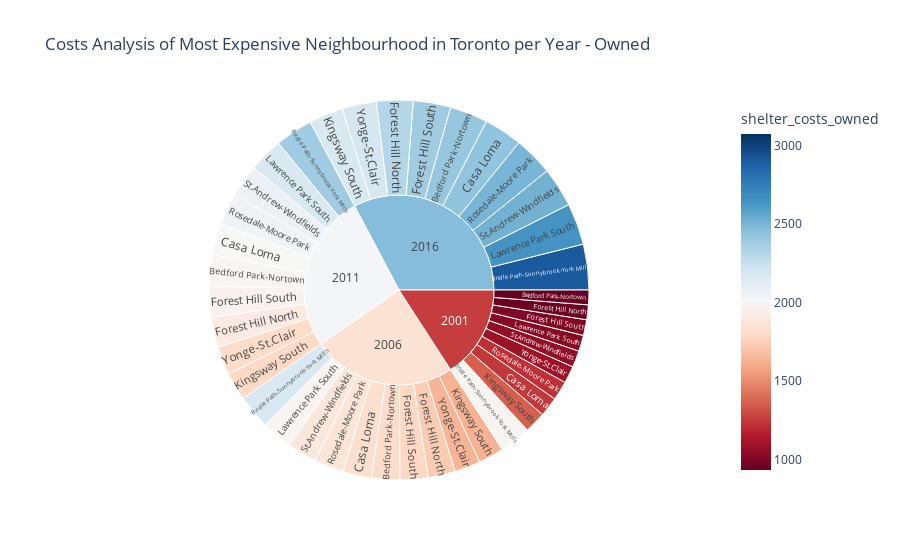

Notebook code for this chart:
### Code cell
sunburts_cost_analysis()

### Figure 1 — Plotly figure (JSON) as saved in the notebook; plotly's stock layout.template omitted (floating-point values rounded to 4 significant figures)
{"data": [{"branchvalues": "total", "customdata": [[933, 933], [1808, 1808], [1988, 1988], [2418, 2418], [1983, 1983], [2170, 2170], [2387, 2387], [2903, 2903], [1241, 1241], [1819, 1819], [2001, 2001], [2434, 2434], [940, 940], [1731, 1731], [1904, 1904], [2316, 2316], [1001, 1001], [1781, 1781], [1959, 1959], [2383, 2383], [1362, 1362], [1625, 1625], [1787, 1787], [2173, 2173], [1021, 1021], [1977, 1977], [2174, 2174], [2644, 2644], [1219, 1219], [1868, 1868], [2054, 2054], [2498, 2498], [1055, 1055], [1881, 1881], [2069, 2069], [2516, 2516], [1091, 1091], [1638, 1638], [1802, 1802], [2192, 2192], [1259.0, 1259.0], [1843.0, 1843.0], [2027.0, 2027.0], [2465.0, 2465.0]], "domain": {"x": [0, 1], "y": [0, 1]}, "hovertemplate": "labels=%{label}<br>shelter_costs_owned_sum=%{value}<br>parent=%{parent}<br>id=%{id}<br>shelter_costs_owned=%{color}<extra></extra>", "ids": ["2001/Bedford Park-Nortown", "2006/Bedford Park-Nortown", "2011/Bedford Park-Nortown", "2016/Bedford Park-Nortown", "2001/Bridle Path-Sunnybrook-York Mills", "2006/Bridle Path-Sunnybrook-York Mills", "2011/Bridle Path-Sunnybrook-York Mills", "2016/Bridle Path-Sunnybrook-York Mills", "2001/Casa Loma", "2006/Casa Loma", "2011/Casa Loma", "2016/Casa Loma", "2001/Forest Hill North", "2006/Forest Hill North", "2011/Forest Hill North", "2016/Forest Hill North", "2001/Forest Hill South", "2006/Forest Hill South", "2011/Forest Hill South", "2016/Forest Hill South", "2001/Kingsway South", "2006/Kingsway South", "2011/Kingsway South", "2016/Kingsway South", "2001/Lawrence Park South", "2006/Lawrence Park South", "2011/Lawrence Park South", "2016/Lawrence Park South", "2001/Rosedale-Moore Park", "2006/Rosedale-Moore Park", "2011/Rosedale-Moore Park", "2016/Rosedale-Moore Park", "2001/St.Andrew-Windfields", "2006/St.Andrew-Windfields", "2011/St.Andrew-Windfields", "2016/St.Andrew-Windfields", "2001/Yonge-St.Clair", "2006/Yonge-St.Clair", "2011/Yonge-St.Clair", "2016/Yonge-St.Clair", "2001", "2006", "2011", "2016"], "labels": ["Bedford Park-Nortown", "Bedford Park-Nortown", "Bedford Park-Nortown", "Bedford Park-Nortown", "Bridle Path-Sunnybrook-York Mills", "Bridle Path-Sunnybrook-York Mills", "Bridle Path-Sunnybrook-York Mills", "Bridle Path-Sunnybrook-York Mills", "Casa Loma", "Casa Loma", "Casa Loma", "Casa Loma", "Forest Hill North", "Forest Hill North", "Forest Hill North", "Forest Hill North", "Forest Hill South", "Forest Hill South", "Forest Hill South", "Forest Hill South", "Kingsway South", "Kingsway South", "Kingsway South", "Kingsway South", "Lawrence Park South", "Lawrence Park South", "Lawrence Park South", "Lawrence Park South", "Rosedale-Moore Park", "Rosedale-Moore Park", "Rosedale-Moore Park", "Rosedale-Moore Park", "St.Andrew-Windfields", "St.Andrew-Windfields", "St.Andrew-Windfields", "St.Andrew-Windfields", "Yonge-St.Clair", "Yonge-St.Clair", "Yonge-St.Clair", "Yonge-St.Clair", "2001", "2006", "2011", "2016"], "marker": {"coloraxis": "coloraxis", "colors": [933, 1808, 1988, 2418, 1983, 2170, 2387, 2903, 1241, 1819, 2001, 2434, 940, 1731, 1904, 2316, 1001, 1781, 1959, 2383, 1362, 1625, 1787, 2173, 1021, 1977, 2174, 2644, 1219, 1868, 2054, 2498, 1055, 1881, 2069, 2516, 1091, 1638, 1802, 2192, 1259.0, 1843.0, 2027.0, 2465.0]}, "name": "", "parents": ["2001", "2006", "2011", "2016", "2001", "2006", "2011", "2016", "2001", "2006", "2011", "2016", "2001", "2006", "2011", "2016", "2001", "2006", "2011", "2016", "2001", "2006", "2011", "2016", "2001", "2006", "2011", "2016", "2001", "2006", "2011", "2016", "2001", "2006", "2011", "2016", "2001", "2006", "2011", "2016", "", "", "", ""], "type": "sunburst", "values": [933, 1808, 1988, 2418, 1983, 2170, 2387, 2903, 1241, 1819, 2001, 2434, 940, 1731, 1904, 2316, 1001, 1781, 1959, 2383, 1362, 1625, 1787, 2173, 1021, 1977, 2174, 2644, 1219, 1868, 2054, 2498, 1055, 1881, 2069, 2516, 1091, 1638, 1802, 2192, 11846, 18298, 20125, 24477]}], "layout": {"autosize": true, "coloraxis": {"cmid": 2003.0, "colorbar": {"title": {"text": "shelter_costs_owned"}}, "colorscale": [[0, "rgb(103,0,31)"], [0.1, "rgb(178,24,43)"], [0.2, "rgb(214,96,77)"], [0.3, "rgb(244,165,130)"], [0.4, "rgb(253,219,199)"], [0.5, "rgb(247,247,247)"], [0.6, "rgb(209,229,240)"], [0.7, "rgb(146,197,222)"], [0.8, "rgb(67,147,195)"], [0.9, "rgb(33,102,172)"], [1, "rgb(5,48,97)"]]}, "legend": {"tracegroupgap": 0}, "title": {"text": "Costs Analysis of Most Expensive Neighbourhood in Toronto per Year - Owned"}}}
